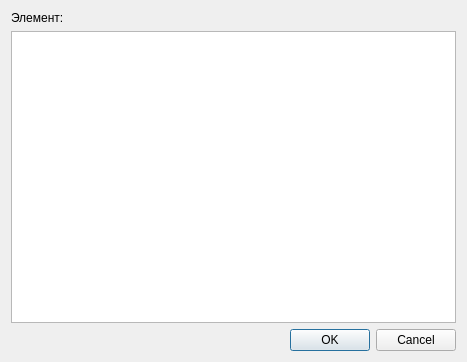
<?xml version="1.0" encoding="UTF-8"?>
<ui version="4.0">
 <class>IconLibDlg</class>
 <widget class="QDialog" name="IconLibDlg">
  <property name="geometry">
   <rect>
    <x>0</x>
    <y>0</y>
    <width>467</width>
    <height>362</height>
   </rect>
  </property>
  <property name="windowTitle">
   <string>Выбор иконки</string>
  </property>
  <property name="windowIcon">
   <iconset resource="res/iconlib.qrc">
    <normaloff>:/iconlib/image.png</normaloff>:/iconlib/image.png</iconset>
  </property>
  <layout class="QVBoxLayout" name="verticalLayout">
   <item>
    <widget class="QLabel" name="aliasLabel">
     <property name="text">
      <string>Элемент: </string>
     </property>
     <property name="textInteractionFlags">
      <set>Qt::TextInteractionFlag::LinksAccessibleByMouse|Qt::TextInteractionFlag::TextSelectableByMouse</set>
     </property>
    </widget>
   </item>
   <item>
    <widget class="QListView" name="listView">
     <property name="editTriggers">
      <set>QAbstractItemView::EditTrigger::NoEditTriggers</set>
     </property>
     <property name="iconSize">
      <size>
       <width>32</width>
       <height>32</height>
      </size>
     </property>
     <property name="textElideMode">
      <enum>Qt::TextElideMode::ElideMiddle</enum>
     </property>
     <property name="movement">
      <enum>QListView::Movement::Static</enum>
     </property>
     <property name="resizeMode">
      <enum>QListView::ResizeMode::Fixed</enum>
     </property>
     <property name="layoutMode">
      <enum>QListView::LayoutMode::SinglePass</enum>
     </property>
     <property name="spacing">
      <number>8</number>
     </property>
     <property name="gridSize">
      <size>
       <width>80</width>
       <height>80</height>
      </size>
     </property>
     <property name="viewMode">
      <enum>QListView::ViewMode::IconMode</enum>
     </property>
     <property name="uniformItemSizes">
      <bool>true</bool>
     </property>
     <property name="wordWrap">
      <bool>true</bool>
     </property>
    </widget>
   </item>
   <item>
    <widget class="QDialogButtonBox" name="buttonBox">
     <property name="orientation">
      <enum>Qt::Orientation::Horizontal</enum>
     </property>
     <property name="standardButtons">
      <set>QDialogButtonBox::StandardButton::Cancel|QDialogButtonBox::StandardButton::Ok</set>
     </property>
    </widget>
   </item>
  </layout>
 </widget>
 <resources>
  <include location="res/iconlib.qrc"/>
 </resources>
 <connections>
  <connection>
   <sender>buttonBox</sender>
   <signal>accepted()</signal>
   <receiver>IconLibDlg</receiver>
   <slot>accept()</slot>
   <hints>
    <hint type="sourcelabel">
     <x>248</x>
     <y>254</y>
    </hint>
    <hint type="destinationlabel">
     <x>157</x>
     <y>274</y>
    </hint>
   </hints>
  </connection>
  <connection>
   <sender>buttonBox</sender>
   <signal>rejected()</signal>
   <receiver>IconLibDlg</receiver>
   <slot>reject()</slot>
   <hints>
    <hint type="sourcelabel">
     <x>316</x>
     <y>260</y>
    </hint>
    <hint type="destinationlabel">
     <x>286</x>
     <y>274</y>
    </hint>
   </hints>
  </connection>
 </connections>
</ui>
